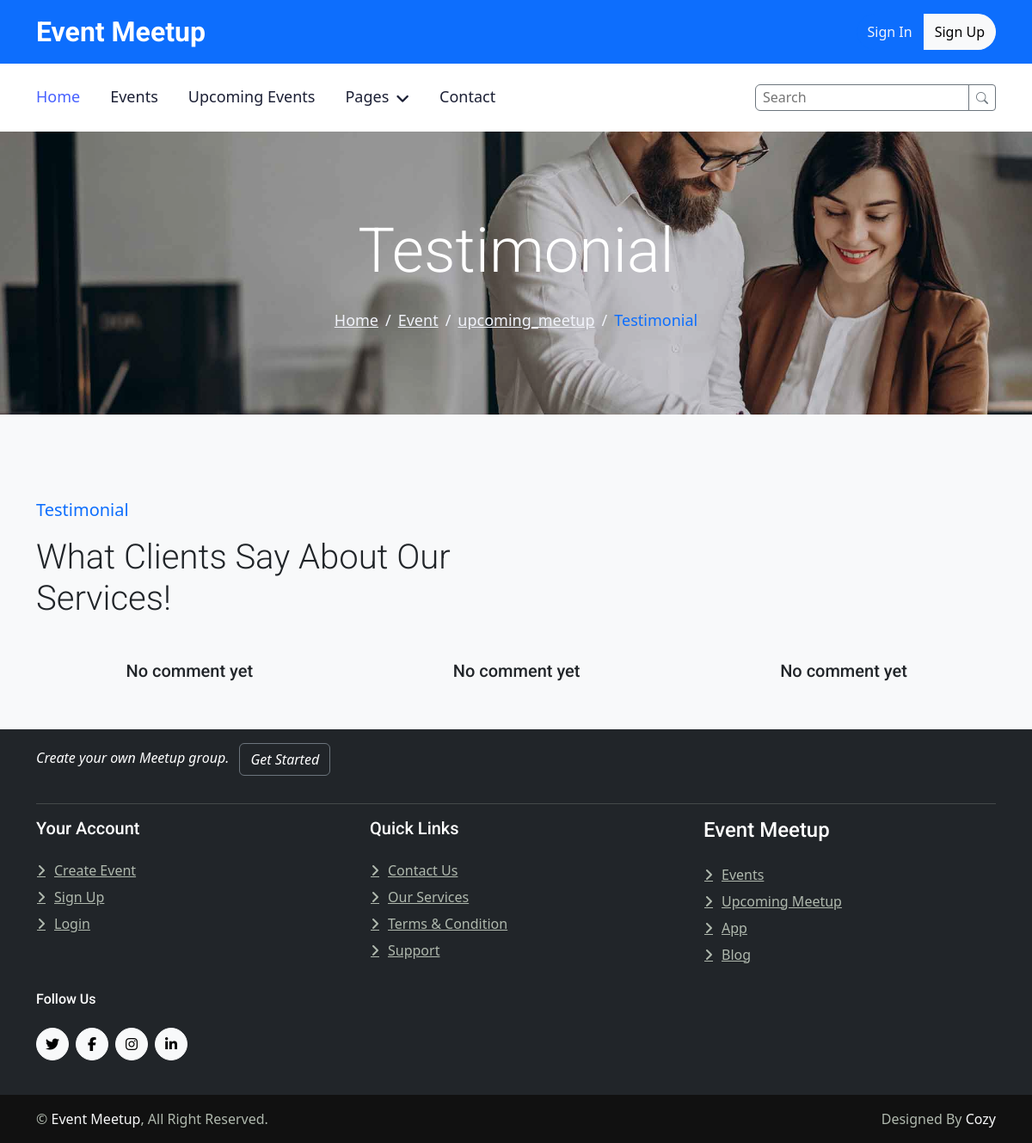
The app's page /meetup-testimonails/, older data.
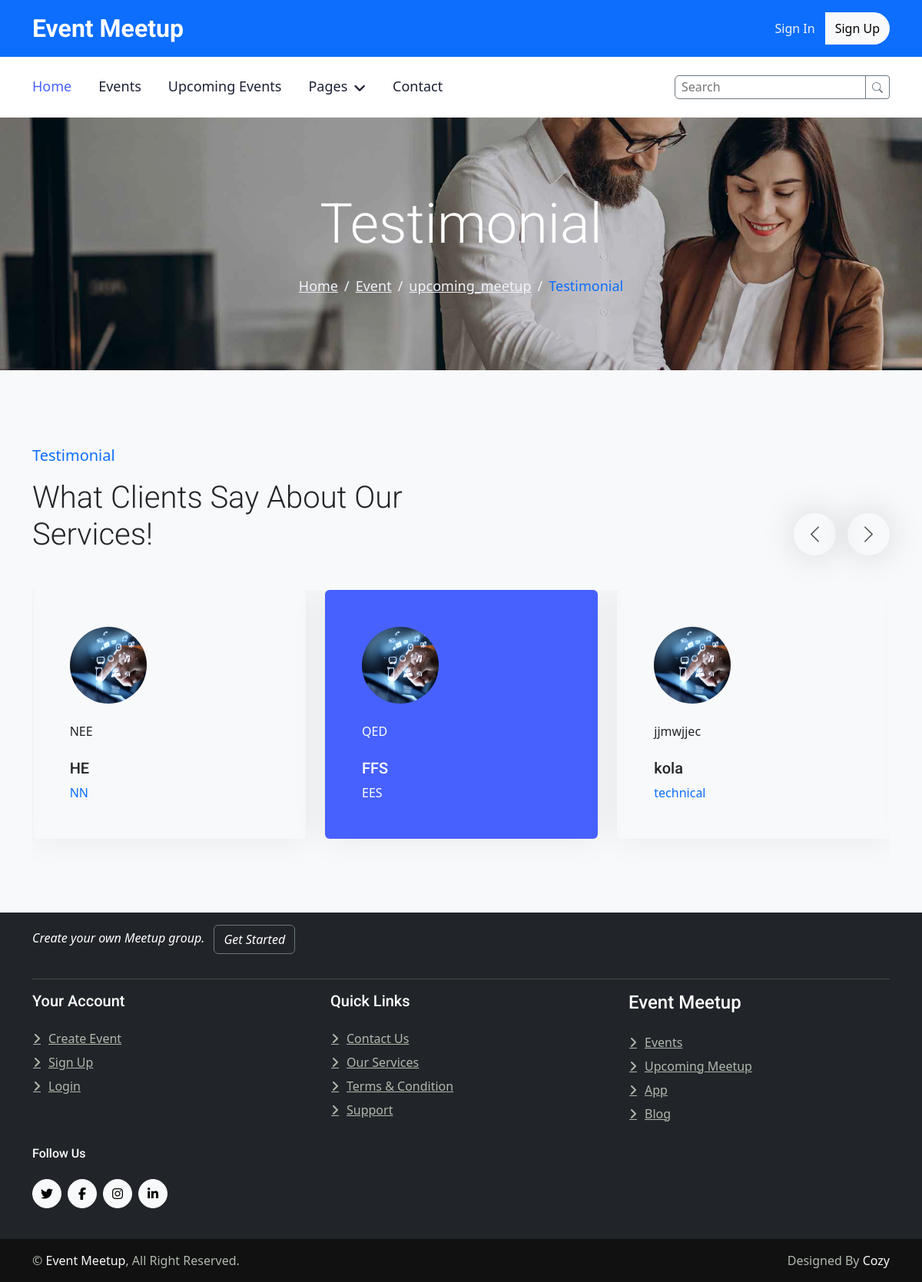
The same page, newer data.
### meetup/models.py (models this page shows, shortened)
class Testimonial(models.Model):
    name=models.CharField(max_length=200)
    profession=models.CharField(max_length=200, null=True)
    comment=models.TextField(blank=True, null=True)
    image =models.ImageField(upload_to='testimonial_img')

### meetup/views.py (the view)
# urls.py: path('meetup-testimonails/', views.testimonial, name='meetup_testimonial'),
def testimonial(request):
    testimonials=Testimonial.objects.all().order_by('?')
    context={
        'testimonials': testimonials
    }
    return render(request, 'meetup/testimonial.html',context)

### meetup/templates/meetup/testimonial.html (shortened to what this page needs)
{% extends 'meetup/partials/base.html' %}
{% load static %}
{% block banner %}
    <div class="container-fluid page-header py-5 mb-5 wow fadeIn" data-wow-delay="0.1s">
        <div class="container text-center py-5">
            <h1 class="display-2 text-white mb-4 animated slideInDown">Testimonial</h1>
            <nav aria-label="breadcrumb animated slideInDown">
                <ol class="breadcrumb justify-content-center mb-0">
                    <li class="breadcrumb-item"><a href="{% url 'meetup-index' %}">Home</a></li>
                    <li class="breadcrumb-item"><a href="{% url 'meetup-event' %}">Event</a></li>
                    <li class="breadcrumb-item"><a href="{% url 'upcoming_meetup'%}">upcoming_meetup</a></li>
                    <li class="breadcrumb-item text-primary" aria-current="page">Testimonial</li>
                </ol>
            </nav>
        </div>
    </div>
{% endblock banner %}
{% block content %}
    <div class="container-xxl pt-5">
        <div class="container">
            <div class="text-center text-md-start pb-5 pb-md-0 wow fadeInUp" data-wow-delay="0.1s"
                style="max-width: 500px;">
                <p class="fs-5 fw-medium text-primary">Testimonial</p>
                <h1 class="display-6 mb-5">What Clients Say About Our Services!</h1>
            </div>
            <div class="owl-carousel testimonial-carousel wow fadeInUp" data-wow-delay="0.1s">
                {% for testimonial in testimonials %}
                <div class="testimonial-item rounded p-4 p-lg-5 mb-5">
                    <img class="mb-4" src="{{testimonial.image.url}}" alt="{{testimonial.name}}">
                    <p class="mb-4">{{testimonial.comment}}</p>
                    <h5>{{testimonial.name}}</h5>
                    <span class="text-primary">{{testimonial.profession}}</span>
                </div>
                {%empty%}
                <p class="h6 text-center fs-5">No comment yet</p>
                {% endfor %}
            </div>
        </div>
    </div>
{% endblock content %}

### meetup/templates/meetup/partials/base.html (shortened to what this page needs)
{% load static%}
<!DOCTYPE html>
<html lang="en">
<head>
    <link href="https://cdnjs.cloudflare.com/ajax/libs/font-awesome/5.10.0/css/all.min.css" rel="stylesheet">
    <link href="https://cdn.jsdelivr.net/npm/bootstrap-icons@1.4.1/font/bootstrap-icons.css" rel="stylesheet">
    <link href="{% static 'meetup/lib/animate/animate.min.css' %}" rel="stylesheet">
    <link href="{% static 'meetup/lib/owlcarousel/assets/owl.carousel.min.css' %}" rel="stylesheet">
    <link href="{% static 'meetup/lib/lightbox/css/lightbox.min.css' %}" rel="stylesheet">
    <link href="{% static 'meetup/css/bootstrap.min.css'%}" rel="stylesheet">
    <link href="https://cdn.jsdelivr.net/npm/bootstrap@5.3.0/dist/css/bootstrap.min.css" rel="stylesheet">
    <link href="{% static 'meetup/css/style.css'%}" rel="stylesheet">
</head>
<body class="bg-body-tertiary h-100">
  {% include 'meetup/partials/nav.html'%}
    {%block banner%}{%endblock banner%}
    {% block content %}
    {% endblock content %}
  {% include 'meetup/partials/footer.html' %}
</body>
</html>

### meetup/templates/meetup/partials/nav.html (shortened to what this page needs)
<div class="container-fluid bg-primary text-white d-none d-lg-flex">
    <div class="container py-3">
        <div class="d-flex align-items-center">
            <a href="{% url 'meetup-index' %}">
                <h2 class="text-white fw-bold m-0">Event Meetup</h2>
            </a>
            <div class="ms-auto d-flex align-items-center">
                {%if request.user.is_authenticated%}
                <div class="nav-item dropdown d-none">
                    <button class="nav-link" data-bs-toggle="dropdown">Profile</button>
                    <div class="dropdown-menu rounded-0 rounded-bottom m-0">
                        <a href="{% url 'user_profile' %}" class="dropdown-item">Profile</a>
                        <a href="{% url 'meetup_logout' %}" class="dropdown-item">logout</a>
                    </div>
                </div>
                <a class="btn btn-info" href="{% url 'meetup_logout' %}"><i class=" fa fa-right-from-bracket"></i> Logout</a>
                {%else%}
                <span><a href="{% url 'meetup_login' %}" class="btn btn-primary rounded-start-pill py-2">Sign In</a></span>
                <a href="{% url 'meetup_register' %}" class="btn btn-light rounded-end-pill py-2">Sign Up</a>
                {%endif%}
            </div>
        </div>
    </div>
</div>
<div class="container-fluid bg-white sticky-top">
    <div class="container">
        <nav class="navbar navbar-expand-lg bg-white navbar-light p-lg-0 align-items-center">
            <div class="collapse navbar-collapse justify-content-between" id="navbarCollapse">
                <div class="navbar-nav">
                    {%if request.user.is_authenticated%}
                    <a href="{% url 'meetup-index' %}" class="nav-item nav-link active">Home</a>
                    <a href="{% url 'meetup-event' %}" class="nav-item nav-link">Events</a>
                    <a href="{% url 'upcoming_meetup'%}" class="nav-item nav-link">Upcoming Events</a>
                    <a href="{% url 'user-meetup' request.user.id %}" class="nav-item nav-link">My Meetup</a>
                    <div class="nav-item dropdown">
                        <a href="#" class="nav-link dropdown-toggle" data-bs-toggle="dropdown">Pages</a>
                        <div class="dropdown-menu bg-light rounded-0 rounded-bottom m-0 border-0">
                            <a href="feature.html" class="dropdown-item d-none">Features</a>
                            <a href="team.html" class="dropdown-item d-none">Our Team</a>
                            <a href="{% url 'meetup_testimonial'%}" class="dropdown-item">Testimonial</a>
                        </div>
                    </div>
                    <a href="{% url 'meetup_contact'%}" class="nav-item nav-link">Contact</a>
                    <div class="nav-item dropdown d-lg-none">
                        <button class="nav-link" data-bs-toggle="dropdown">Settings</button>
                        <div class="dropdown-menu rounded-0 rounded-bottom m-0 border-0">
                            <a href="{% url 'user_profile' %}" class="dropdown-item">Profile</a>
                            <a href="{% url 'meetup_logout' %}" class="dropdown-item">logout</a>
                        </div>
                    </div>
                    {% else %}
                    <a href="{% url 'meetup-index' %}" class="nav-item nav-link active">Home</a>
                    <a href="{% url 'meetup-event' %}" class="nav-item nav-link">Events</a>
                    <a href="{% url 'upcoming_meetup'%}" class="nav-item nav-link">Upcoming Events</a>
                    <div class="nav-item dropdown">
                        <a href="#" class="nav-link dropdown-toggle" data-bs-toggle="dropdown">Pages</a>
                    </div>
                    <a href="{% url 'meetup_contact'%}" class="nav-item nav-link">Contact</a>
                    {% endif %}
                </div>
                <div class="ms-auto d-lg-flex d-none">
                    <form action="" method="GET" class="ms-auto">
                        <div class="ms-auto d-flex input-group-sm input-group">
                            <input type="search" class="form-group rounded-start border border-secondary  px-2" name="search" placeholder="Search" aria-describedby="button-addon">
                            <button class="btn btn-outline-secondary btn-sm bi-search" type="submit" id="button-addon"></button>
                        </div>
                    </form>
               </div>
            </div>
        </nav>
    </div>
</div>

### meetup/templates/meetup/partials/footer.html (shortened to what this page needs)
<div class="container-fluid bg-dark footer b-0 mt-5 wow fadeIn" data-wow-delay="0.1s">
    <div class="container py-3">
        <div class="d-flex">
            <p class="text-white fst-italic">Create your own Meetup group. <a href="" class="btn btn-outline-secondary text-white ms-2">Get Started</a></p>
        </div>
        <hr>
        <div class="row g-5">
            <div class="col-md-4 col-6">
                <h5 class="text-white mb-4">Your Account</h5>
                {% if request.user.is_authenticated%}
                <a class="btn btn-link" href="{% url 'user_profile' %}">Profile</a>
                <a class="btn btn-link" href="{% url 'user-meetup' request.user.id %}">My Meetup</a>
                <a class="btn btn-link" href="{% url 'meetup_logout' %}">Logout</a>
                {% else %}
                <a class="btn btn-link" href="{% url 'meetup_login' %}">Create Event</a>
                <a class="btn btn-link" href="{% url 'meetup_register' %}">Sign Up</a>
                <a class="btn btn-link" href="{% url 'meetup_login' %}">Login</a>
                {% endif %}
            </div>
            <div class="col-md-4 col-6">
                <h5 class="text-white mb-4">Quick Links</h5>
                <a class="btn btn-link" href="{% url 'meetup_contact' %}">Contact Us</a>
                <a class="btn btn-link" href="{% url 'meetup_404' %}">Our Services</a>
                <a class="btn btn-link" href="{% url 'meetup_404' %}">Terms & Condition</a>
                <a class="btn btn-link" href="{% url 'meetup_404' %}">Support</a>
            </div>
            <div class="col-md-4">
                <h4 class="text-white mb-4">Event Meetup</h4>
                <a class="btn btn-link" href="{% url 'meetup-event' %}">Events</a>
                <a class="btn btn-link" href="{% url 'upcoming_meetup' %}">Upcoming Meetup</a>
                <a class="btn btn-link" href="{% url 'meetup_404' %}">App</a>
                <a class="btn btn-link" href="{% url 'meetup_404' %}">Blog</a>
            </div>
        </div>
        <div class="text-white mb-4 my-4">
            <h4 class="fs-6">Follow Us</h4>
            <div class="d-flex pt-3">
                <a class="btn btn-square btn-light rounded-circle me-2" href="https://twitter.com/Cozy1712"><i
                        class="fab fa-twitter"></i></a>
                <a class="btn btn-square btn-light rounded-circle me-2" href="https://www.facebook.com/cozycbjhghoydxhjjffiihghjkky?mibextid=b06tZ0"><i
                        class="fab fa-facebook-f"></i></a>
                <a class="btn btn-square btn-light rounded-circle me-2" href="https://instagram.com/kolaakangbe"><i
                        class="fab fa-instagram"></i></a>
                <a class="btn btn-square btn-light rounded-circle me-2" href="https://www.linkedin.com/in/kabiru-kolawole-667b46267"><i
                        class="fab fa-linkedin-in"></i></a>
            </div>
        </div>
    </div>
</div>
<div class="container-fluid copyright py-3">
    <div class="container">
        <div class="row">
            <div class="col-md-6 text-center text-md-start mb-3 mb-md-0">
                &copy; <a class="fw-normal text-light text-decoration-none" href="{% url 'meetup-index' %}">Event Meetup</a>, All Right Reserved.
            </div>
            <div class="col-md-6 text-center text-md-end">
                Designed By <a class="fw-normal text-light text-decoration-none" href="#">Cozy</a>
            </div>
        </div>
    </div>
</div>

### meetup/static/meetup/css/style.css (style rules this page uses)
:root { --primary: #4761FF; --secondary: #555555; --light: #F1F3FA; --dark: #1C2035; }
.fw-medium { font-weight: 500; }
.btn { transition: .5s; font-weight: 500; }
.btn-primary, .btn-outline-primary:hover { color: var(--light); }
.btn-square { width: 38px; height: 38px; }
.btn-square, .btn-sm-square, .btn-lg-square { padding: 0; display: flex; align-items: center; justify-content: center; font-weight: normal; }
.sticky-top { top: -100px; transition: .5s; }
.navbar .navbar-nav .nav-link { margin-right: 35px; padding: 25px 0; color: var(--dark); font-size: 18px; font-weight: 500; outline: none; }
.navbar .navbar-nav .nav-link:hover, .navbar .navbar-nav .nav-link.active { color: var(--primary); }
.navbar .dropdown-toggle::after { border: none; content: "\f107"; font-family: "Font Awesome 5 Free"; font-weight: 900; vertical-align: middle; margin-left: 8px; }
.page-header { background: linear-gradient(rgba(0, 0, 0, .1), rgba(0, 0, 0, .1)), url(../img/carousel-1.jpg) center center no-repeat; background-size: cover; }
.page-header .breadcrumb-item+.breadcrumb-item::before { color: var(--light); }
.page-header .breadcrumb-item, .page-header .breadcrumb-item a { font-size: 18px; color: var(--light); }
.testimonial-item { box-shadow: 0 0 45px rgba(0, 0, 0, .07); transition: .5s; }
.owl-item .testimonial-item, .testimonial-item * { transition: .5s; }
.owl-item.center .testimonial-item, .testimonial-item:hover { background: var(--primary); }
.owl-item.center .testimonial-item *, .testimonial-item:hover * { color: #FFFFFF !important; }
.testimonial-item img { width: 100px !important; height: 100px !important; border-radius: 100px; }
.footer { color: #B0B9AE; bottom: 0; }
.footer .btn.btn-link { display: block; margin-bottom: 5px; padding: 0; text-align: left; color: #B0B9AE; font-weight: normal; text-transform: capitalize; transition: .3s; }
.footer .btn.btn-link::before { position: relative; content: "\f105"; font-family: "Font Awesome 5 Free"; font-weight: 900; margin-right: 10px; }
.copyright { color: #B0B9AE; }
.copyright { background: #111111; }

Row changes from the older to the newer data that the page shows:
added Testimonial: image (picture), comment "QED", name "FFS", profession "EES"
added Testimonial: image (picture), comment "jjmwjjec", name "kola", profession "technical"
added Testimonial: image (picture), comment "NEE", name "HE", profession "NN"
Text that changed along with them:
text no longer shown: "No comment yet"
